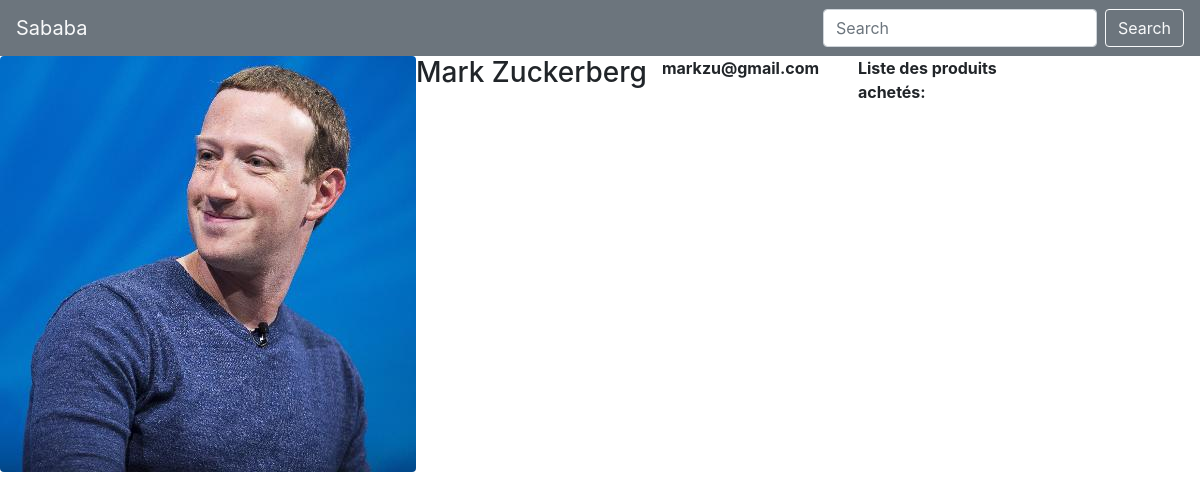
Screenshot of /shop_app/clients/2/ with the database file from the repository.
### shop_app/models.py (models this page shows, shortened)
class Client(models.Model):
	first_name = models.CharField(max_length=264)
	last_name = models.CharField(max_length=264)
	email = models.EmailField(max_length=264, unique=True)
	password = models.CharField(max_length=264)
	profile_picture = models.ImageField(default='static/images/nike_air.jpeg', upload_to='static/images/profile_pictures')

### shop_app/views.py (the view)
# urls.py: path('clients/<int:client_id>/', views.client, name='client'),
def client(request, client_id):
	client = Client.objects.get(id=client_id)
	return render(request, 'client.html', context={'client': client})

### shop_app/templates/client.html (shortened to what this page needs)
<!DOCTYPE html>
{% load staticfiles %}
<html>
<head>
	<link rel="stylesheet" href="https://stackpath.bootstrapcdn.com/bootstrap/4.1.3/css/bootstrap.min.css">
</head>
<body>
	<nav class="navbar navbar-light bg-secondary">
		<a class="navbar-brand text-light" href="/">
			Sababa
		</a>
       <form class="form-inline">
       	<input class="form-control mr-sm-2" type="search" placeholder="Search" aria-label="Search">
       	<button class="btn btn-outline-light my-2 my-sm-0 text-light" type="submit">Search</button>
       </form>
   </nav>
   <img src="http://{{ request.get_host }}/{{ client.profile_picture }}" class="rounded float-left" alt="...">
	<dl class="row">
  		<h3>{{ client.first_name }} {{ client.last_name }}</h3>
  		<dt class="col-sm-3">{{ client.email }}</dt>
  		<dt class="col-sm-3">Liste des produits achetés:</dt>
</body>
</html>

### rows the page displays
Client: profile_picture (picture), first_name "Mark", last_name "Zuckerberg", email "markzu@gmail.com"
